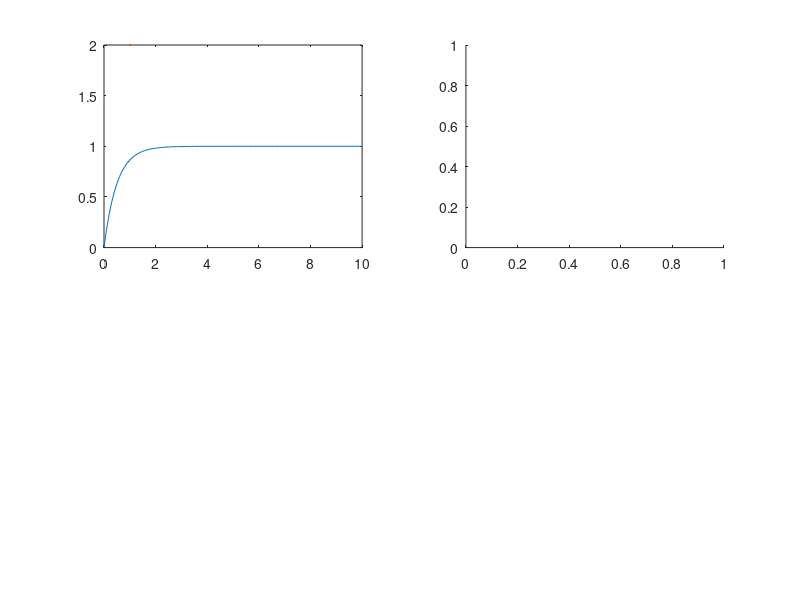

The MATLAB source for this figure: (Note: this script raises an error after producing the figure.)
%% Punto 4.1
close all;clear;
T=[0.5 1 4];
k=[0.6 1 3 9];
t=0:0.1:10;
u=1;
n = cell(1, 3);
nombre=cell(1,4);
tit=["escalon","rampa","impuslo"];
for a=1:3
    for i=1:3 
        h=tf(1,[T(i) 1]);
        figure(a)
        subplot(2,2,1)
        title("Respuesta "+tit(a))
        if a==1
            s=step(h,t);
        elseif a==2
            s=lsim(h,t,t);
        else
            s=impulse(h,t);
        end
    
        plot(t,s,LineWidth=2)
        hold on
        n{i}="T: "+num2str(T(i));
        if i==3
        legend(n)
        end
        for o=1:4
            nombre{u}="K: "+num2str(k(o));
            subplot(2,2,i+1)
            g=feedback(h,tf(k(o)));
            title("Respuesta "+tit(a)+" lazo cerrado"+" para T: "+num2str(T(i)))
            if a==1
                sg=step(g,t);
            elseif a==2
                sg=lsim(g,t,t);
            else
                sg=impulse(g,t);
            end
            plot(t,sg,LineWidth=2)
            hold on
            if o==4
            legend(nombre)
            end
            u=u+1;
        end
        u=1;
    end
end
%% Punto 4.2 
% a
psi=0.3;
wn=[0.9 3];
t=0:0.1:30;
for i=1:2
    figure(4)
    h=tf(wn(i)^2,[1 2*psi*wn(i) wn(i)^2]);
    y=step(h,t);
    plot(t,y,LineWidth=2)
    hold on
end
legend("wn: 0.9","wn: 3")
title("Respuesta al escalon funcion segundo orden con psi: 0.3")
% b
t=0:0.1:8;
psi=[0.2 0.7 2];
wn=7;
for i=1:3
    figure(5)
    h=tf(wn^2,[1 2*psi(i)*wn wn^2]);
    y=step(h,t);
    plot(t,y,LineWidth=2)
    hold on
end
legend("psi: 0.2","psi: 0.3","psi: 2")
title("Respuesta al escalon funcion segundo orden con wn: 7")
%% 4.3
t=0:0.1:5;
k=[0.35 1 1.5 6];
psi=0.6;
wn=4;
h=tf(wn^2,[1 2*psi*wn wn^2]);
for n=1:3
    figure(6+n)
    
    for i=1:4
        hr=feedback(h,k(i));
        if n==1
            s=step(hr,t);
        elseif n==2
            s=lsim(hr,t,t);
        else
            s=impulse(hr,t);
        end
        plot(t,s,LineWidth=2)
        title("Respuesta "+tit(n))
        hold on
        nombre{i}="K: "+num2str(k(i));
        if i==4
            legend(nombre)
        end
        
    end
end
%% 4.4




